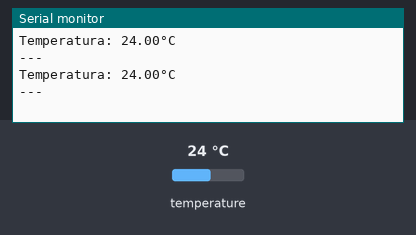
Bench run of a sketch on a simulated ESP32. On the bench: the last lines printed to the serial monitor. Inputs (shaded band) come from the test bench; at power-on: temperature 24 °C. No MQTT or app messages arrive unless stated.

Above: at 15.8 s.
15.9 s: temperature set to 12 °C
At 23.2 s:
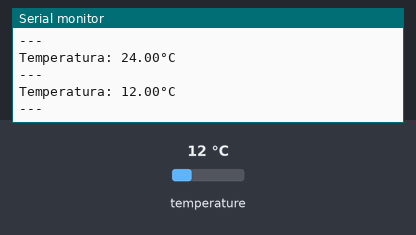
27.1 s: temperature set to 19 °C
At 31.4 s:
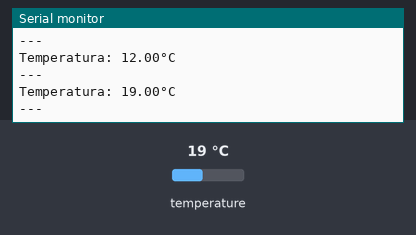
Timing chart, 0 to 32.9 s (numbered marks = the images above; inputs shaded):
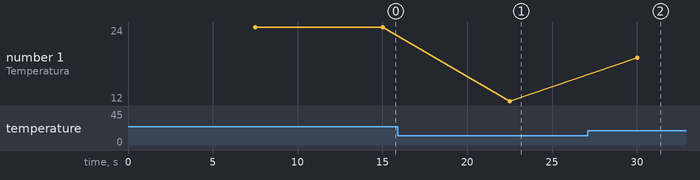

The sketch:

sketch.ino
```cpp
// Bibliotecas
#include <DHTesp.h>
#include <EspMQTTClient.h>
#include <ArduinoJson.h>

// Constantes
const int DHT_PIN = 15;
const char SSIDName[] = "Wokwi-GUEST";
const char SSIDPass[] = "";
const char BrokerURL[] = "broker.hivemq.com";
const char BrokerUserName[] = "";
const char BrokerPassword[] = "";
const char MQTTClientName[] = "SensorDHT22-01";
const int BrokerPort = 1883;
const int JSON_BUFFER_SIZE = JSON_OBJECT_SIZE(3) + 20;
const char Location[] = "São Paulo";

// Variáveis globais
DHTesp dhtSensor;
EspMQTTClient clienteMQTT(SSIDName, SSIDPass, BrokerURL, BrokerUserName, BrokerPassword, MQTTClientName, BrokerPort);
StaticJsonDocument<JSON_BUFFER_SIZE> jsonBuffer;
JsonObject jsonPayload = jsonBuffer.to<JsonObject>();

// Serialize the JSON object to a string
String jsonString;

void onConnectionEstablished() {}

// Setup
void setup() {
  Serial.begin(9600);
  dhtSensor.setup(DHT_PIN, DHTesp::DHT22);
  clienteMQTT.enableDebuggingMessages();
}

// Loop
void loop() {
  clienteMQTT.loop();

  if (clienteMQTT.isMqttConnected() == 1) {
    float temp = dhtSensor.getTemperature();

    Serial.println("Temperatura: " + String(temp, 2) + "°C");
    Serial.println("---");

    jsonPayload["temp"] = temp;
    jsonPayload["source"] = MQTTClientName;
    jsonPayload["location"] = Location;

    String jsonString;
    serializeJson(jsonPayload, jsonString);

    clienteMQTT.publish("dht/temp", jsonString.c_str());
  }

  delay(7500);
}
```

Measured:
- after the input at 15.9 s, the serial monitor: prints a new line after 6.6 s (image 1)
- after the input at 27.1 s, the serial monitor: prints a new line after 2.9 s (image 2)
- plotted number 1: 24 → 12 after the input at 15.9 s, 12 → 19 after the input at 27.1 s
